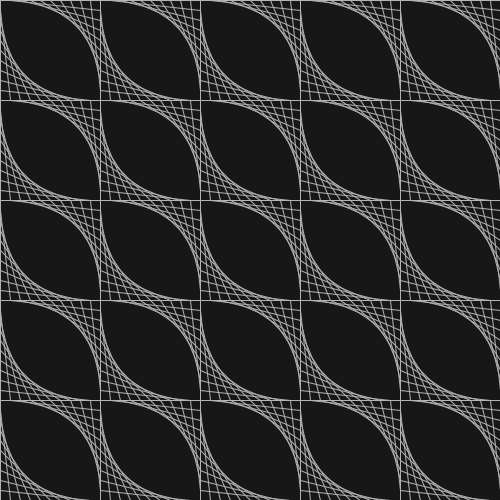
Frame 1 (no input)
Frame 60 (the mouse pressed at the canvas centre just before this capture): identical to frame 1, image omitted
Frame 120 (the mouse held since frame 60 and released just before this capture): identical to frame 1, image omitted

The Processing sketch that drew this single still picture (run headless with seeded random() and noise(); from frame 60 on, the mouse is pressed at the canvas centre):

// Processing sketch: processing_22847
// ── processing_22847.pde

void setup() {
  size(500, 500);
  smooth();
}

void draw() {
  background(23);
  stroke(180);
  
  for(int x=0; x<width; x+=100) {
    for(int y=0; y<height; y+=100) {
      pushMatrix();
        translate(x, y);
        drawPattern();
      popMatrix();
    }
  }
}

void drawPattern() {
  for(int i=0; i<100; i+=10) {
    line (0, i, i, 100);  
    line (i, 0, 100, i);
  }
}
